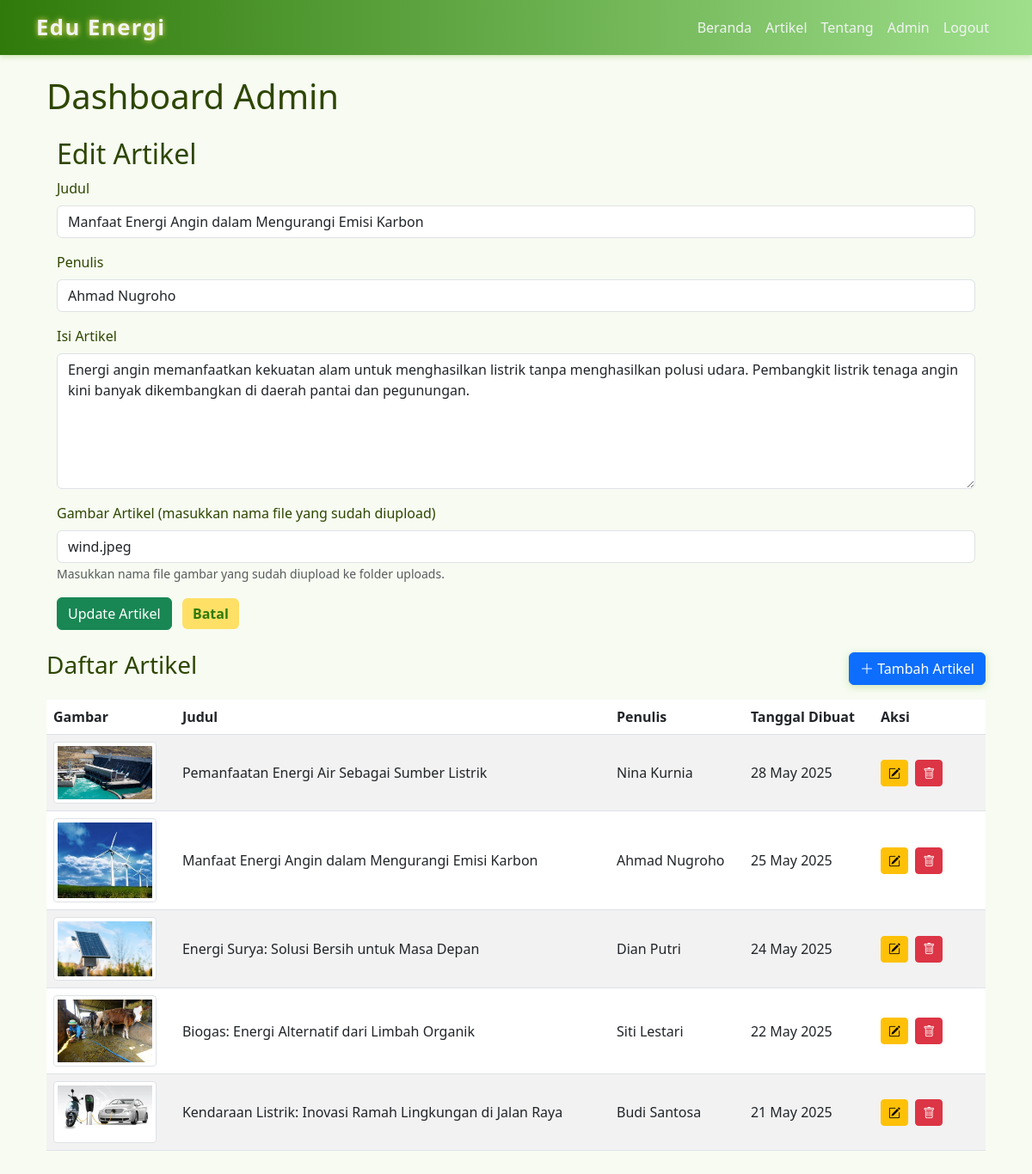
The page /admin/dashboard.php?edit=2 (signed in) on the database its author committed.
### tables this page shows
CREATE TABLE `articles` (
  `id` int(11) NOT NULL,
  `title` varchar(255) NOT NULL,
  `author` varchar(100) NOT NULL,
  `content` text NOT NULL,
  `image` varchar(255) DEFAULT NULL,
  `created_at` datetime NOT NULL DEFAULT current_timestamp()
);

### inc/functions.php (called while the page is built, shortened)
<?php
function get_articles($conn) {
    $sql = "SELECT id, title, author, content, image, created_at FROM articles ORDER BY created_at DESC";
    $result = $conn->query($sql);
    $articles = [];
    if ($result) {
        while($row = $result->fetch_assoc()) {
            $articles[] = $row;
        }
    }
    return $articles;
}
function get_article_by_id($conn, $id) {
    $stmt = $conn->prepare("SELECT * FROM articles WHERE id = ?");
    $stmt->bind_param("i", $id);
    $stmt->execute();
    $article = $stmt->get_result()->fetch_assoc();
    return $article;
}
?>

### admin/dashboard.php (the view, shortened to what this page needs)
<?php
include '../inc/config.php';
require_once '../inc/functions.php';
$edit_article = null;
if (isset($_GET['edit']) && is_numeric($_GET['edit'])) {
    $edit_article = get_article_by_id($conn, intval($_GET['edit']));
}
$articles = get_articles($conn);
include '../inc/header.php';
?>
<!DOCTYPE html>
<html lang="id">
<head>
<link href="https://cdn.jsdelivr.net/npm/bootstrap@5.3.0/dist/css/bootstrap.min.css" rel="stylesheet" />
<link href="https://cdn.jsdelivr.net/npm/bootstrap-icons@1.10.5/font/bootstrap-icons.css" rel="stylesheet" />
</head>
<body>
<div class="container">
    <h1 class="mb-4">Dashboard Admin</h1>
<?php if (isset($_GET['edit'])): ?>
<div class="container mt-4">
    <h2><?php echo $edit_article ? 'Edit Artikel' : 'Tambah Artikel'; ?></h2>
    <form method="post" action="dashboard.php">
        <div class="mb-3">
            <label for="title" class="form-label">Judul</label>
            <input type="text" name="title" id="title" class="form-control" required value="<?php echo $edit_article ? htmlspecialchars($edit_article['title']) : ''; ?>" />
        </div>
        <div class="mb-3">
            <label for="author" class="form-label">Penulis</label>
            <input type="text" name="author" id="author" class="form-control" required value="<?php echo $edit_article ? htmlspecialchars($edit_article['author']) : ''; ?>" />
        </div>
        <div class="mb-3">
            <label for="content" class="form-label">Isi Artikel</label>
            <textarea name="content" id="content" rows="6" class="form-control" required><?php echo $edit_article ? htmlspecialchars($edit_article['content']) : ''; ?></textarea>
        </div>
        <div class="mb-3">
            <label for="image" class="form-label">Gambar Artikel (masukkan nama file yang sudah diupload)</label>
            <input type="text" name="image" id="image" class="form-control" value="<?php echo $edit_article ? htmlspecialchars($edit_article['image']) : ''; ?>" />
            <small class="form-text text-muted">Masukkan nama file gambar yang sudah diupload ke folder uploads.</small>
        </div>
        <?php if ($edit_article): ?>
            <button type="submit" name="update_article" class="btn btn-success me-2">Update Artikel</button>
        <?php else: ?>
            <button type="submit" name="create_article" class="btn btn-success me-2">Tambah Artikel</button>
        <?php endif; ?>
        <a href="dashboard.php" class="btn btn-secondary">Batal</a>
    </form>
</div>
<?php endif; ?>
    <br>
    <div class="d-flex justify-content-between align-items-center mb-3">
        <h3>Daftar Artikel</h3>
        <a href="?edit=new" class="btn btn-primary">
            <i class="bi bi-plus-lg btn-success"></i> Tambah Artikel
        </a>
    </div>
    <?php if (empty($articles)): ?>
    <p>Belum ada artikel yang tersedia.</p>
    <?php else: ?>
    <div class="table-responsive">
    <table class="table table-striped align-middle">
        <thead>
            <tr>
                <th>Gambar</th>
                <th>Judul</th>
                <th>Penulis</th>
                <th>Tanggal Dibuat</th>
                <th style="width: 130px;">Aksi</th>
            </tr>
        </thead>
        <tbody>
            <?php foreach($articles as $art): ?>
            <tr>
                <td>
                    <?php if ($art['image']): ?>
                        <img src="../uploads/<?php echo htmlspecialchars($art['image']); ?>" alt="Gambar Artikel" class="img-thumbnail" />
                    <?php else: ?>
                        <span class="text-muted fst-italic">Tidak ada</span>
                    <?php endif; ?>
                </td>
                <td><?php echo htmlspecialchars($art['title']); ?></td>
                <td><?php echo htmlspecialchars($art['author']); ?></td>
                <td><?php echo date('d M Y', strtotime($art['created_at'])); ?></td>
                <td>
                    <a href="?edit=<?php echo intval($art['id']); ?>" class="btn btn-sm btn-warning me-1" title="Edit">
                        <i class="bi bi-pencil-square"></i>
                    </a>
                    <form method="post" action="" class="d-inline" onsubmit="return confirm('Yakin ingin menghapus artikel ini?');">
                        <button type="submit" name="delete_article" value="<?php echo intval($art['id']); ?>" class="btn btn-sm btn-danger" title="Hapus">
                            <i class="bi bi-trash"></i>
                        </button>
                    </form>
                </td>
            </tr>
            <?php endforeach; ?>
        </tbody>
    </table>
    </div>
    <?php endif; ?>
</div>
</body>
</html>

### inc/header.php (style rules this page uses)
:root { --green-primary: #2f7a0a; --green-light: #9fdf8c; --yellow-primary: #ffe066; --yellow-dark: #ffb703; --text-dark: #2e4600; --bg-light: #f7fbf2; --shadow-color: rgba(139, 195, 74, 0.4); }
body { font-family: 'Poppins', sans-serif; background: var(--bg-light); color: var(--text-dark); scroll-behavior: smooth; }
.btn-primary { background: var(--green-primary); border-color: var(--green-primary); font-weight: 600; box-shadow: 0 2px 8px var(--shadow-color); transition: background 0.3s ease; }
a.btn-secondary { background: var(--yellow-primary); border: none; color: var(--green-primary); font-weight: 600; transition: background 0.3s ease; }

### admin/dashboard.php (style rules this page uses)
body { background-color: #f7fbf2; color: #2e4600; }
.table thead { background-color: #9fdf8c; color: #2f7a0a; }
.img-thumbnail { max-width: 120px; height: auto; object-fit: cover; border-radius: 4px; }

### rows shown on the page
articles: title "Manfaat Energi Angin dalam Mengurangi Emisi Karbon", author "Ahmad Nugroho", content "Energi angin memanfaatkan kekuatan alam untuk menghasilkan listrik tanpa menghasilkan polusi udara. Pembangkit listrik tenaga angin kini banyak dikembangkan di daerah pantai dan pegunungan.", image "wind.jpeg", image (picture), created_at "25 May 2025", $art['id'] 2 (drawn)
articles: image (picture), title "Pemanfaatan Energi Air Sebagai Sumber Listrik", author "Nina Kurnia", created_at "28 May 2025", $art['id'] 5 (drawn)
articles: image (picture), title "Energi Surya: Solusi Bersih untuk Masa Depan", author "Dian Putri", created_at "24 May 2025", $art['id'] 1 (drawn)
articles: image (picture), title "Biogas: Energi Alternatif dari Limbah Organik", author "Siti Lestari", created_at "22 May 2025", $art['id'] 3 (drawn)
articles: image (picture), title "Kendaraan Listrik: Inovasi Ramah Lingkungan di Jalan Raya", author "Budi Santosa", created_at "21 May 2025", $art['id'] 4 (drawn)
